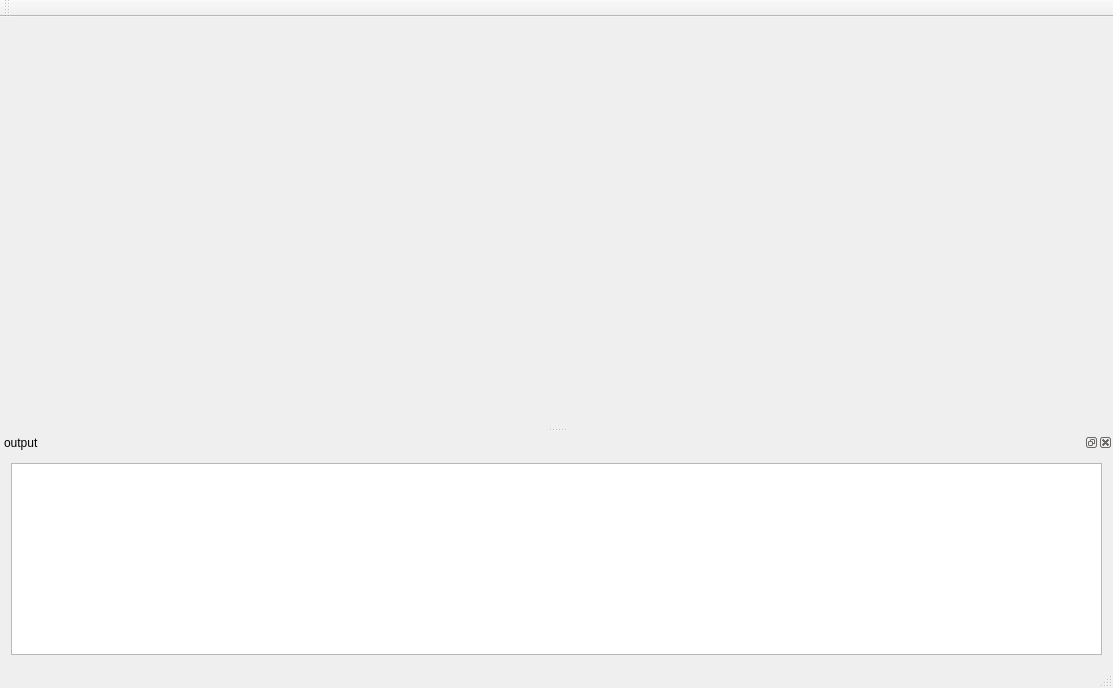
<?xml version="1.0" encoding="UTF-8"?>
<ui version="4.0">
 <class>chanEditorClass</class>
 <widget class="QMainWindow" name="chanEditorClass">
  <property name="geometry">
   <rect>
    <x>0</x>
    <y>0</y>
    <width>1113</width>
    <height>688</height>
   </rect>
  </property>
  <property name="minimumSize">
   <size>
    <width>1113</width>
    <height>688</height>
   </size>
  </property>
  <property name="windowTitle">
   <string>chanEditor</string>
  </property>
  <widget class="QWidget" name="centralWidget"/>
  <widget class="QMenuBar" name="menuBar">
   <property name="geometry">
    <rect>
     <x>0</x>
     <y>0</y>
     <width>1113</width>
     <height>23</height>
    </rect>
   </property>
  </widget>
  <widget class="QToolBar" name="mainToolBar">
   <attribute name="toolBarArea">
    <enum>TopToolBarArea</enum>
   </attribute>
   <attribute name="toolBarBreak">
    <bool>false</bool>
   </attribute>
  </widget>
  <widget class="QStatusBar" name="statusBar"/>
  <widget class="QDockWidget" name="m_outputDockWidget">
   <property name="sizePolicy">
    <sizepolicy hsizetype="Preferred" vsizetype="Minimum">
     <horstretch>0</horstretch>
     <verstretch>0</verstretch>
    </sizepolicy>
   </property>
   <property name="minimumSize">
    <size>
     <width>1113</width>
     <height>159</height>
    </size>
   </property>
   <property name="windowTitle">
    <string>output</string>
   </property>
   <attribute name="dockWidgetArea">
    <number>8</number>
   </attribute>
   <widget class="QWidget" name="dockWidgetContents_5">
    <layout class="QHBoxLayout" name="horizontalLayout">
     <item>
      <widget class="QTextEdit" name="m_outputTextEdit"/>
     </item>
    </layout>
   </widget>
  </widget>
 </widget>
 <layoutdefault spacing="6" margin="11"/>
 <resources>
  <include location="chanEditor.qrc"/>
 </resources>
 <connections/>
</ui>
